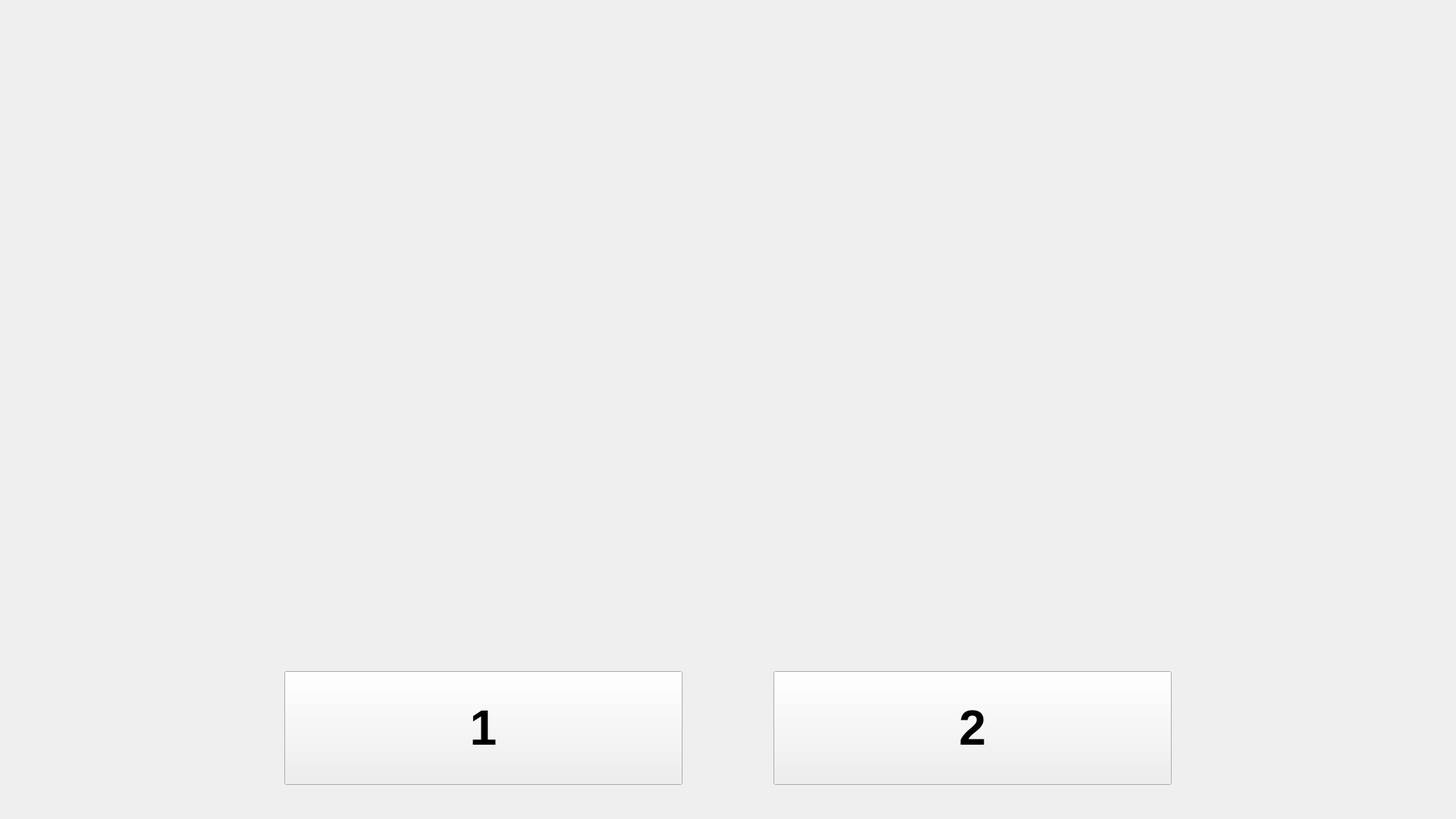
<?xml version="1.0" encoding="UTF-8"?>
<ui version="4.0">
 <class>MainWindow</class>
 <widget class="QMainWindow" name="MainWindow">
  <property name="geometry">
   <rect>
    <x>0</x>
    <y>0</y>
    <width>1920</width>
    <height>1080</height>
   </rect>
  </property>
  <property name="windowTitle">
   <string>MainWindow</string>
  </property>
  <widget class="QWidget" name="centralwidget">
   <widget class="QLabel" name="pic">
    <property name="geometry">
     <rect>
      <x>0</x>
      <y>0</y>
      <width>1920</width>
      <height>864</height>
     </rect>
    </property>
    <property name="text">
     <string/>
    </property>
    <property name="pixmap">
     <pixmap>img/OG.jpg</pixmap>
    </property>
    <property name="scaledContents">
     <bool>true</bool>
    </property>
   </widget>
   <widget class="QPushButton" name="left">
    <property name="geometry">
     <rect>
      <x>375</x>
      <y>885</y>
      <width>525</width>
      <height>150</height>
     </rect>
    </property>
    <property name="font">
     <font>
      <pointsize>48</pointsize>
      <weight>75</weight>
      <bold>true</bold>
     </font>
    </property>
    <property name="text">
     <string>1</string>
    </property>
   </widget>
   <widget class="QPushButton" name="right">
    <property name="geometry">
     <rect>
      <x>1020</x>
      <y>885</y>
      <width>525</width>
      <height>150</height>
     </rect>
    </property>
    <property name="font">
     <font>
      <pointsize>48</pointsize>
      <weight>75</weight>
      <bold>true</bold>
     </font>
    </property>
    <property name="text">
     <string>2</string>
    </property>
   </widget>
  </widget>
 </widget>
 <resources/>
 <connections/>
</ui>
